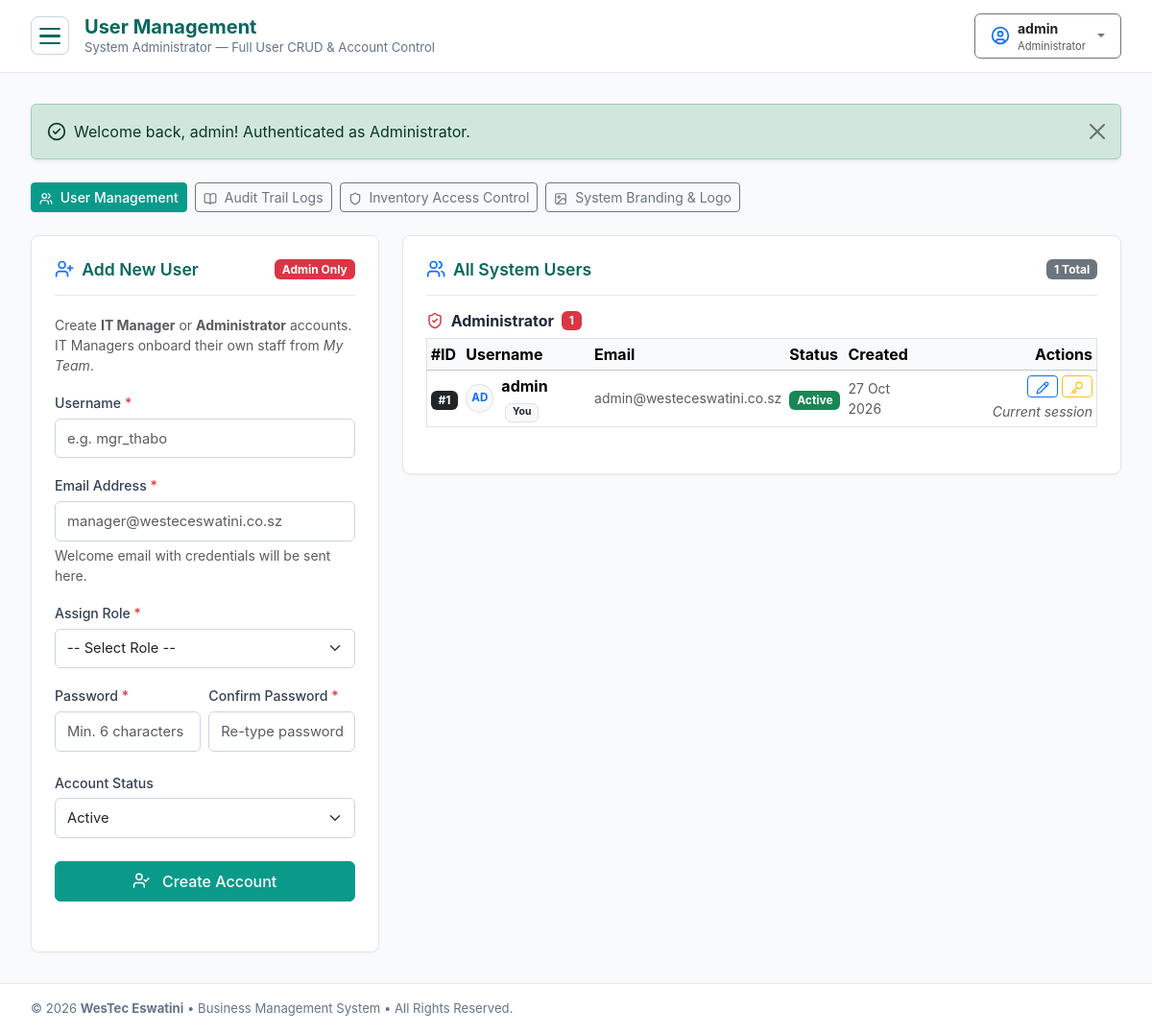
/admin/user_management.php (signed in), run on the app's committed database.
### tables this page shows
CREATE TABLE `users` (
    `user_id` INT AUTO_INCREMENT PRIMARY KEY,
    `username` VARCHAR(50) NOT NULL UNIQUE,
    `password_hash` VARCHAR(255) NOT NULL,
    `role_id` INT NOT NULL,
    `email` VARCHAR(100) NULL,
    `status` ENUM('Active', 'Inactive', 'Suspended') NOT NULL DEFAULT 'Active',
    `profile_photo` VARCHAR(255) NULL,
    `created_at` DATETIME DEFAULT CURRENT_TIMESTAMP,
    `updated_at` DATETIME DEFAULT CURRENT_TIMESTAMP ON UPDATE CURRENT_TIMESTAMP,
    CONSTRAINT `fk_users_role` FOREIGN KEY (`role_id`) 
        REFERENCES `roles` (`role_id`) 
        ON UPDATE CASCADE 
        ON DELETE RESTRICT
);

CREATE TABLE `roles` (
    `role_id` INT AUTO_INCREMENT PRIMARY KEY,
    `role_name` VARCHAR(50) NOT NULL UNIQUE,
    `description` VARCHAR(255) NULL,
    `created_at` DATETIME DEFAULT CURRENT_TIMESTAMP
);

### admin/user_management.php (the view, shortened to what the rows shown need)
<?php
require_once __DIR__ . '/../includes/functions.php';
require_once __DIR__ . '/../includes/auth.php';
$pdo         = getDbConnection();
$allUsers = $pdo->query("
    SELECT u.user_id, u.username, u.email, u.status, u.created_at, u.profile_photo,
           r.role_name, r.role_id
    FROM users u
    JOIN roles r ON u.role_id = r.role_id
    ORDER BY r.role_id ASC, u.username ASC
")->fetchAll();
$usersByRole = [];
foreach ($allUsers as $u) {
    $usersByRole[$u['role_name']][] = $u;
}
$pageTitle    = 'User Management';
require_once __DIR__ . '/../includes/header.php';
?>
<div class="row g-4">
    <div class="col-xl-4 col-lg-5">
        <div class="content-section h-100">
            <div class="section-header">
                <h2 class="section-title">
                    <i data-lucide="user-plus" class="text-primary"></i>
                    Add New User
                </h2>
            </div>
        </div>
    </div>
    <div class="col-xl-8 col-lg-7">
        <div class="content-section">
            <div class="section-header mb-3">
                <h2 class="section-title">
                    <i data-lucide="users" class="text-primary"></i>
                    All System Users
                </h2>
            </div>
            <?php
            $roleOrder   = ['Administrator', 'IT Manager', 'Senior Technician', 'Support Specialist', 'Client Representative'];
            $roleIcons   = [
                'Administrator'         => 'shield-check',
                'IT Manager'            => 'user-cog',
                'Senior Technician'     => 'wrench',
                'Support Specialist'    => 'headphones',
                'Client Representative' => 'building-2',
            ];
            $roleIconColor = [
                'Administrator'         => 'text-danger',
                'IT Manager'            => 'text-warning',
                'Senior Technician'     => 'text-primary',
                'Support Specialist'    => 'text-info',
                'Client Representative' => 'text-success',
            ];
            $roleBadge   = [
                'Administrator'        => 'bg-danger',
                'IT Manager'           => 'bg-warning text-dark',
                'Senior Technician'    => 'bg-primary',
                'Support Specialist'   => 'bg-info text-dark',
                'Client Representative'=> 'bg-success',
            ];
            foreach ($roleOrder as $roleName):
                if (empty($usersByRole[$roleName])) continue;
            ?>
                <div class="mb-4">
                    <div class="d-flex align-items-center gap-2 mb-2">
                        <i data-lucide="<?= $roleIcons[$roleName] ?? 'user' ?>" class="<?= $roleIconColor[$roleName] ?? '' ?>" style="width:18px;height:18px;"></i>
                        <h3 class="h6 fw-bold mb-0"><?= e($roleName) ?></h3>
                        <span class="badge <?= $roleBadge[$roleName] ?? 'bg-secondary' ?>"><?= count($usersByRole[$roleName]) ?></span>
                    </div>
                    <div class="table-responsive">
                        <table class="table table-hover table-sm align-middle mb-0 border rounded">
                            <thead class="table-light">
                                <tr>
                                    <th>#ID</th>
                                    <th>Username</th>
                                    <th>Email</th>
                                    <th>Status</th>
                                    <th>Created</th>
                                    <th class="text-end">Actions</th>
                                </tr>
                            </thead>
                            <tbody>
                                <?php foreach ($usersByRole[$roleName] as $u): ?>
                                    <?php
                                    $isSelf    = $u['user_id'] === (int)$currentUser['user_id'];
                                    $statusMap = ['Active' => 'success', 'Inactive' => 'secondary', 'Suspended' => 'danger'];
                                    $dot = $statusMap[$u['status']] ?? 'secondary';
                                    ?>
                                    <tr>
                                        <td><span class="badge bg-dark">#<?= $u['user_id'] ?></span></td>
                                        <td>
                                            <?php $uAvatar = getUserAvatarUrl(['profile_photo' => $u['profile_photo'] ?? null]); ?>
                                            <div class="d-flex align-items-center gap-2">
                                                <?php if ($uAvatar): ?>
                                                    <img src="<?= $uAvatar ?>" alt="<?= e($u['username']) ?>" class="rounded-circle border" style="width:30px;height:30px;object-fit:cover;">
                                                <?php else: ?>
                                                    <div class="rounded-circle bg-light border text-primary d-inline-flex align-items-center justify-content-center fw-bold" style="width:30px;height:30px;font-size:0.72rem;">
                                                        <?= strtoupper(substr($u['username'], 0, 2)) ?>
                                                    </div>
                                                <?php endif; ?>
                                                <div>
                                                    <strong><?= e($u['username']) ?></strong>
                                                    <?php if ($isSelf): ?>
                                                        <span class="badge bg-light text-dark border ms-1" style="font-size:0.65rem;">You</span>
                                                    <?php endif; ?>
                                                </div>
                                            </div>
                                        </td>
                                        <td class="text-muted small"><?= e($u['email'] ?: '—') ?></td>
                                        <td>
                                            <span class="badge bg-<?= $dot ?>">
                                                <?= e($u['status']) ?>
                                            </span>
                                        </td>
                                        <td class="text-muted small"><?= e(date('d M Y', strtotime($u['created_at']))) ?></td>
                                        <td class="text-end">
                                            <div class="d-flex gap-1 justify-content-end flex-wrap">
                                                <button type="button" class="btn btn-outline-primary btn-sm py-0 px-2"
                                                        title="Edit User"
                                                        onclick="openEditModal(<?= htmlspecialchars(json_encode([
                                                            'user_id'  => $u['user_id'],
                                                            'username' => $u['username'],
                                                            'email'    => $u['email'],
                                                            'role_id'  => $u['role_id'],
                                                            'status'   => $u['status'],
                                                        ]), ENT_QUOTES) ?>)">
                                                    <i data-lucide="pencil"></i>
                                                </button>
                                                <button type="button" class="btn btn-outline-warning btn-sm py-0 px-2"
                                                        title="Reset Password"
                                                        onclick="openResetModal(<?= $u['user_id'] ?>, '<?= e($u['username']) ?>')">
                                                    <i data-lucide="key"></i>
                                                </button>
                                                <?php if (!$isSelf): ?>
                                                    <?php if ($u['status'] !== 'Active'): ?>
                                                        <form method="POST" class="d-inline">
                                                            <input type="hidden" name="csrf_token" value="<?= getCsrfToken() ?>">
                                                            <input type="hidden" name="action" value="set_status">
                                                            <input type="hidden" name="target_user_id" value="<?= $u['user_id'] ?>">
                                                            <input type="hidden" name="new_status" value="Active">
                                                            <button type="submit" class="btn btn-success btn-sm py-0 px-2" title="Activate">
                                                                <i data-lucide="check-circle-2"></i>
                                                            </button>
                                                        </form>
                                                    <?php endif; ?>
                                                    <?php if ($u['status'] !== 'Suspended'): ?>
                                                        <form method="POST" class="d-inline">
                                                            <input type="hidden" name="csrf_token" value="<?= getCsrfToken() ?>">
                                                            <input type="hidden" name="action" value="set_status">
                                                            <input type="hidden" name="target_user_id" value="<?= $u['user_id'] ?>">
                                                            <input type="hidden" name="new_status" value="Suspended">
                                                            <button type="submit" class="btn btn-danger btn-sm py-0 px-2" title="Suspend"
                                                                    onclick="return confirm('Suspend <?= e($u['username']) ?>?')">
                                                                <i data-lucide="ban"></i>
                                                            </button>
                                                        </form>
                                                    <?php endif; ?>
                                                    <button type="button" class="btn btn-danger btn-sm py-0 px-2"
                                                            title="Delete User"
                                                            onclick="openDeleteModal(<?= $u['user_id'] ?>, '<?= e($u['username']) ?>')">
                                                        <i data-lucide="trash-2"></i>
                                                    </button>
                                                <?php else: ?>
                                                    <span class="text-muted small fst-italic">Current session</span>
                                                <?php endif; ?>
                                            </div>
                                        </td>
                                    </tr>
                                <?php endforeach; ?>
                            </tbody>
                        </table>
                    </div>
                </div>
            <?php endforeach; ?>
        </div>
    </div>
</div>
<?php require_once __DIR__ . '/../includes/footer.php'; ?>

### includes/header.php (shortened to what the rows shown need)
<?php
require_once __DIR__ . '/../includes/functions.php';
require_once __DIR__ . '/../includes/auth.php';
$currentUser = getCurrentUser();
$currentPage = basename($_SERVER['PHP_SELF']);
$currentDir = basename(dirname($_SERVER['PHP_SELF']));
$isLanding = !empty($isLandingPage) || empty($currentUser) || ($currentPage === 'index.php' && in_array($currentDir, ['westec_bms', ''])) || ($currentDir === 'auth' && $currentPage !== 'change_password.php');
?>
<!DOCTYPE html>
<html lang="en">
<head>
    <link href="https://cdn.jsdelivr.net/npm/bootstrap@5.3.3/dist/css/bootstrap.min.css" rel="stylesheet">
    <link rel="stylesheet" href="https://cdn.jsdelivr.net/npm/bootstrap-icons@1.11.3/font/bootstrap-icons.min.css">
    <link rel="stylesheet" href="/westec_bms/assets/css/style.css">
</head>
<body>
<div class="app-wrapper">
    <div class="app-main">
        <header class="app-topbar">
            <div class="d-flex align-items-center">
                <?php if (!$isLanding): ?>
                    <div>
                        <h2 class="page-context-title"><?= isset($pageTitle) ? e($pageTitle) : 'WesTec Eswatini' ?></h2>
                    </div>
                <?php endif; ?>
            </div>
            <div class="d-flex align-items-center gap-3">
                <?php if ($currentUser): ?>
                    <div class="dropdown">
                        <button class="btn btn-outline-secondary dropdown-toggle d-flex align-items-center gap-2 py-1 px-3" type="button" data-bs-toggle="dropdown" aria-expanded="false">
                            <?php $navAvatarUrl = getUserAvatarUrl($currentUser); ?>
                            <?php if ($navAvatarUrl): ?>
                                <img src="<?= $navAvatarUrl ?>" alt="<?= e($currentUser['username']) ?>" class="rounded-circle border" style="width: 28px; height: 28px; object-fit: cover;">
                            <?php else: ?>
                                <i data-lucide="circle-user" class="fs-5 text-primary"></i>
                            <?php endif; ?>
                            <div class="text-start">
                                <span class="d-block fw-bold small text-dark"><?= e($currentUser['username']) ?></span>
                                <span class="d-block text-muted" style="font-size: 0.7rem;"><?= e($currentUser['role_name']) ?></span>
                            </div>
                        </button>
                    </div>
                <?php endif; ?>
            </div>
        </header>
        <main class="page-content">

### data on the page
users: username "admin", role.role_name "Administrator", user_id "1", username "AD", shows "You", email "admin@westeceswatini.co.sz", status "Active", created_at "27 Oct 2026", shows "Current session"

### other printed values
$pageTitle "User Management"
$pageSubtitle "System Administrator — Full User CRUD & Account Control"
$msg['text'] "Welcome back, admin! Authenticated as Administrator."
count($allUsers) "1"
$roleName "Administrator"
count($usersByRole[$roleName]) "1"
